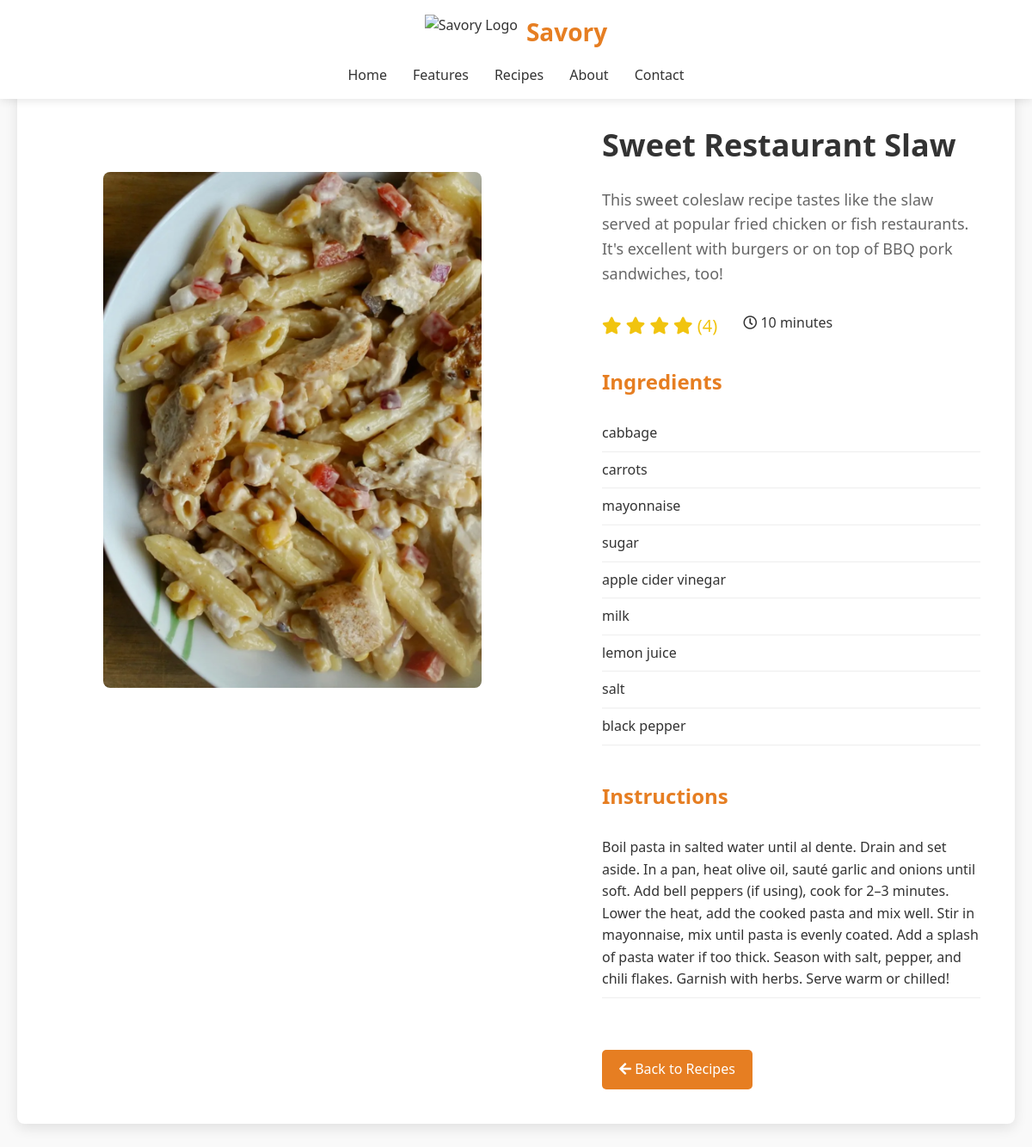
The app's page /recipeviewpage/1 with its own data.
### recipes/models.py (models this page shows, shortened)
class recipes(models.Model):
  recipes_name = models.CharField(max_length=200,null=False)
  recipes_dec = models.CharField(max_length=500,null=False)
  recipes_rating = models.IntegerField(default=0)
  recipes_image = models.ImageField(upload_to="RecipesIMG")
  recipes_inst = models.CharField(max_length=500,null=True)
  recipes_cooktime = models.IntegerField(default=0)
  recipes_ingri = models.CharField(max_length=500,null=True)

### recipes/views.py (the view)
# urls.py: path('recipeviewpage/<id>',recipeviewpage),
def recipeviewpage(request,id):
  recipe_data = recipes.objects.get(id=id)
  ingredients = recipe_data.recipes_ingri
  ingredients = ingredients.split(",")
  return render(request,"recipeviewpage.html",context={"recipe":recipe_data,"ingredients":ingredients})

### recipes/templates/recipeviewpage.html (shortened to what this page needs)
<!DOCTYPE html>
<html lang="en">
<head>
    <link rel="stylesheet" href="https://cdnjs.cloudflare.com/ajax/libs/font-awesome/5.15.3/css/all.min.css">
</head>
<body>
    <header>
        <div class="container">
            <div class="header-content">
                <div class="logo-container">
                    <img src="https://img.icons8.com/color/48/000000/meal.png" alt="Savory Logo" class="logo-img">
                    <div class="logo-text">Savory</div>
                </div>
                <div class="nav-container">
                    <ul class="nav-links">
                        <li><a href="/indexpage/">Home</a></li>
                        <li><a href="/featurespage/">Features</a></li>
                        <li><a href="/recipe2page/">Recipes</a></li>
                        <li><a href="/aboutpage/">About</a></li>
                        <li><a href="/contactpage/">Contact</a></li>
                    </ul>
                </div>
            </div>
        </div>
    </header>
    <div class="container">
        <div class="recipe-detail">
            <div class="recipe-image-column">
                <img src="/media/{{recipe.recipes_image}}"
                     alt="Fluffy Blueberry Pancakes"
                     class="recipe-hero-img">
            </div>
            <div class="recipe-content-column">
                <h1 class="recipe-title">{{recipe.recipes_name}}</h1>
                <p class="recipe-description">{{recipe.recipes_dec}}</p>
                <div class="recipe-meta">
                    <div class="rating">
                        {% for i in "12345" %}
                        {% if forloop.counter <= recipe.recipes_rating %}
                        <i class="fas fa-star"></i>
                        {% endif %}
                        {% endfor %}
                        <span> ({{recipe.recipes_rating}})</span>
                    </div>
                    <div class="prep-time">
                        <i class="far fa-clock"></i> {{recipe.recipes_cooktime}} minutes
                    </div>
                </div>
                <div class="recipe-ingredients">
                    <h2 class="section-title">Ingredients</h2>
                    <ul class="ingredients-list">
                        {% for ingredient in ingredients %}
                        <li>{{ingredient}}</li>
                        {% endfor %}
                    </ul>
                </div>
                <div class="recipe-instructions">
                    <h2 class="section-title">Instructions</h2>
                    <ol class="instructions-list">
                        <li> {{recipe.recipes_inst}} </li>
                    </ol>
                </div>
                <a href="/recipe2page/" class="btn back-btn"><i class="fas fa-arrow-left"></i> Back to Recipes</a>
            </div>
        </div>
    </div>
</body>
</html>

### recipes/templates/recipeviewpage.html (style rules this page uses)
* { margin: 0; padding: 0; box-sizing: border-box; font-family: 'Segoe UI', Tahoma, Geneva, Verdana, sans-serif; }
body { line-height: 1.6; color: #333; background-color: #f9f9f9; margin-top: 100px; }
.container { max-width: 1200px; margin: 0 auto; padding: 0 20px; }
header { background-color: #fff; box-shadow: 0 2px 10px rgba(0, 0, 0, 0.1); position: fixed; width: 100%; z-index: 100; padding: 15px 0; top: 0; }
.header-content { display: flex; flex-direction: column; align-items: center; }
.logo-container { display: flex; align-items: center; gap: 10px; margin-bottom: 15px; }
.logo-img { height: 40px; width: auto; }
.logo-text { font-size: 28px; font-weight: 700; color: #e67e22; }
.nav-container { width: 100%; }
.nav-links { display: flex; list-style: none; justify-content: center; gap: 30px; }
.nav-links a { text-decoration: none; color: #333; font-weight: 500; transition: color 0.3s; font-size: 16px; }
.btn { display: inline-block; background-color: #e67e22; color: #fff; padding: 10px 20px; border-radius: 5px; text-decoration: none; font-weight: 500; transition: background-color 0.3s; cursor: pointer; border: none; }
.recipe-detail { display: flex; background-color: #fff; border-radius: 8px; box-shadow: 0 5px 15px rgba(0, 0, 0, 0.1); overflow: hidden; margin: 40px 0; }
.recipe-image-column { flex: 1; padding: 20px; display: flex; margin: 80px; align-items: unset; justify-content: center; }
.recipe-content-column { flex: 1; padding: 40px; }
.recipe-hero-img { width: 100%; max-height: 600px; object-fit: cover; border-radius: 8px; }
.recipe-title { font-size: 36px; margin-bottom: 20px; color: #333; }
.recipe-description { font-size: 18px; color: #666; margin-bottom: 30px; }
.recipe-meta { display: flex; gap: 30px; margin-bottom: 30px; flex-wrap: wrap; }
.rating { color: #f1c40f; font-size: 20px; }
.recipe-ingredients, .recipe-instructions { margin-bottom: 40px; }
.section-title { font-size: 24px; margin-bottom: 20px; color: #e67e22; }
.ingredients-list, .instructions-list { list-style-type: none; }
.ingredients-list li, .instructions-list li { padding: 8px 0; border-bottom: 1px solid #eee; }
.back-btn { display: inline-block; margin-top: 20px; }

### records on screen
recipes: recipes_image (picture), recipes_name "Sweet Restaurant Slaw", recipes_dec "This sweet coleslaw recipe tastes like the slaw served at popular fried chicken or fish restaurants. It's excellent with burgers or on top of BBQ pork sandwiches, too!", recipes_rating "4", recipes_cooktime "10", recipes_inst "Boil pasta in salted water until al dente. Drain and set aside. In a pan, heat olive oil, sauté garlic and onions until soft. Add bell peppers (if using), cook for 2–3 minutes. Lower the heat, add the cooked pasta and mix well. Stir in mayonnaise, mix until pasta is evenly coated. Add a splash of pasta water if too thick. Season with salt, pepper, and chili flakes. Garnish with herbs. Serve warm or chilled!"

### other values on screen
{{ ingredient }} "cabbage" "carrots" "mayonnaise" "sugar" "apple cider vinegar" "milk" "lemon juice" "salt" "black pepper"
